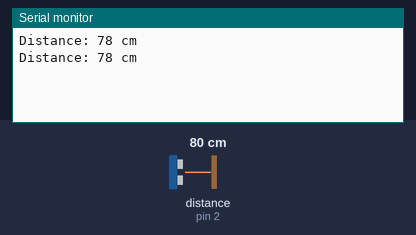
Recording of a sketch running on a simulated Arduino Uno, built with avr-gcc and run on an emulated ATmega328P. Shown: the last lines printed to the serial monitor. Wiring (inferred from the names in the program): ultrasonic range finder: trigger pin 3; echo pin 2. The inputs (shaded band) are chosen by the test bench; at power-on: distance to the obstacle (sensor on pin 2) 80 cm. The echo pulse lasts 58.3 µs per cm.

Above: at 1.8 s.
1.9 s: distance to the obstacle (sensor on pin 2) set to 2 cm
At 2.7 s:
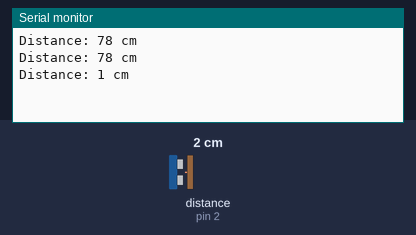
3.4 s: distance to the obstacle (sensor on pin 2) set to 4 cm
At 4.8 s:
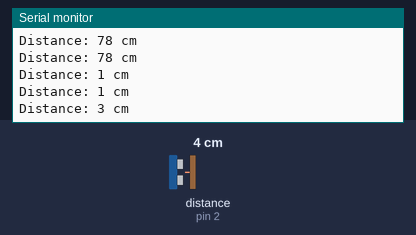
Timing chart, 0 to 6.4 s (numbered marks = the images above; inputs shaded):
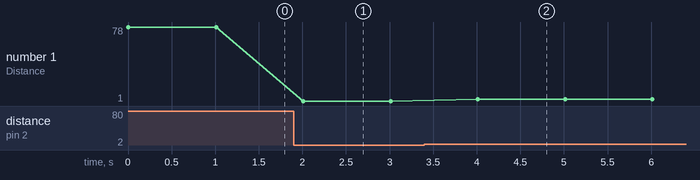

The sketch:

sketch_oct14a.ino
```cpp
const int trigPin = 3;   // Pin connected to the Trigger pin of the ultrasonic sensor
const int echoPin = 2;  // Pin connected to the Echo pin of the ultrasonic sensor
long duration;           // Variable for the duration of the sound wave travel
int distance;            // Variable for the calculated distance

void setup() {
  pinMode(trigPin, OUTPUT);  // Set the Trigger pin as output
  pinMode(echoPin, INPUT);   // Set the Echo pin as input
  Serial.begin(9600);        // Initialize serial communication at 9600 baud rate
}

void loop() {
  // Clear the trigger pin
  digitalWrite(trigPin, LOW);
  delayMicroseconds(2);

  // Send a 10us HIGH pulse to the trigger pin to start measurement
  digitalWrite(trigPin, HIGH);
  delayMicroseconds(10);
  digitalWrite(trigPin, LOW);

  // Read the echo pin and calculate the time it takes for the echo to return
  duration = pulseIn(echoPin, HIGH);

  // Calculate the distance in centimeters
  distance = duration * 0.034 / 2;

  // Print the distance on the serial monitor
  Serial.print("Distance: ");
  Serial.print(distance);
  Serial.println(" cm");

  delay(1000);  // Wait for a second before the next measurement
}
```

Measured:
- after the input at 1.9 s, the serial monitor: prints a new line after 0.11 s (image 1)
- after the input at 3.4 s, the serial monitor: prints a new line after 0.61 s (image 2)
- plotted number 1: 78 → 1 after the input at 1.9 s, 1 → 3 after the input at 3.4 s
